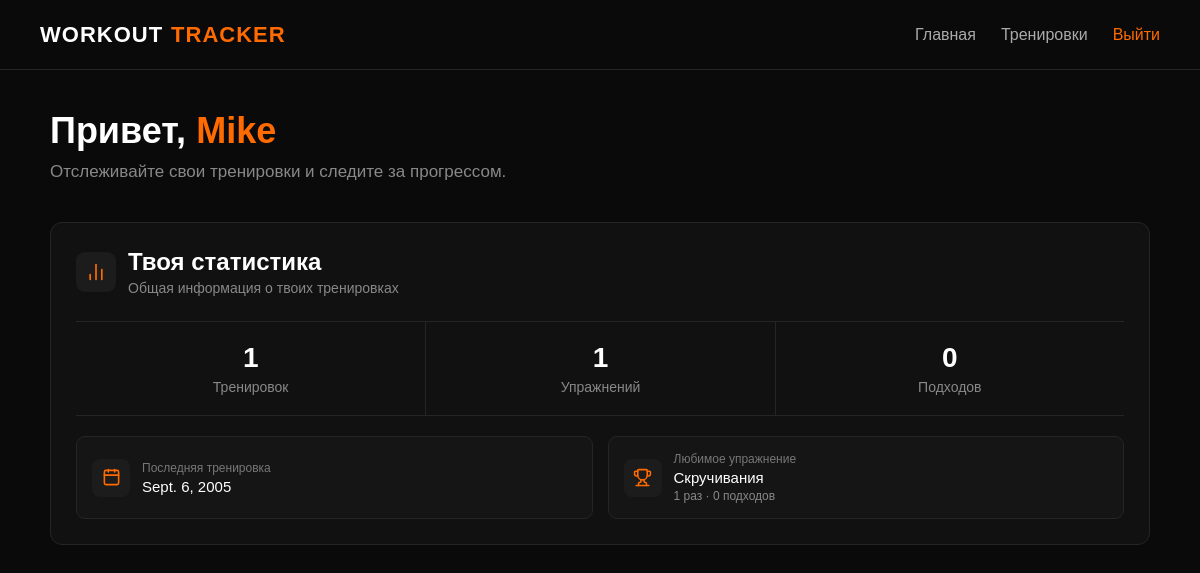
The app's page / (signed in), older data.
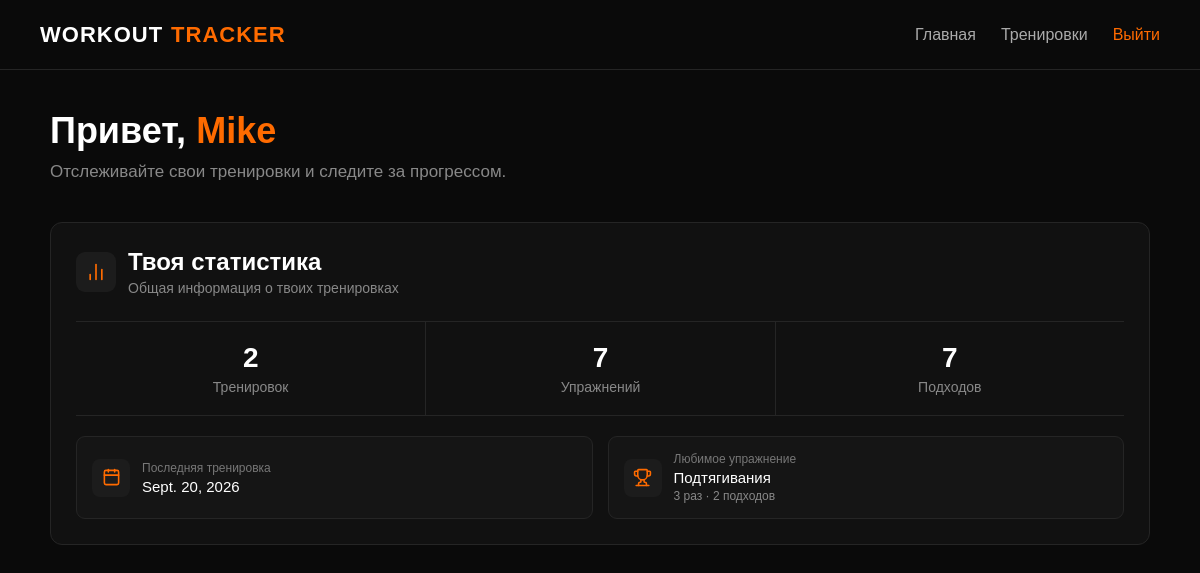
The same page, newer data.
### workouts/models.py (models this page shows, shortened)
class Workout(models.Model):
    name = models.CharField(max_length=50)
    date = models.DateField()
    user = models.ForeignKey(User, on_delete=models.CASCADE)

class Exercise(models.Model):
    name = models.CharField(max_length=100)
    muscle_group = models.ForeignKey(
        MuscleGroup,
        on_delete=models.CASCADE
    )

### workouts/views.py (the view)
# urls.py: path('', home_view, name='home'),
def home_view(request):
    if request.user.is_authenticated:
        user = request.user
        workouts_count = Workout.objects.filter(user=user).count()
        exercises_count = WorkoutExercise.objects.filter(workout__user=user).count()
        sets_count = Set.objects.filter(workout_exercise__workout__user=user).count()
        last_workout = Workout.objects.filter(
            user=user
        ).order_by('-date').first()
        last_workout_date = last_workout.date if last_workout else None
        fav_exercises = WorkoutExercise.objects.filter(workout__user=user).values(
            'exercise', 'exercise__name'
        ).annotate(
            count = Count('exercise')
        ).order_by('-count')
        for fe in fav_exercises:
            print(fe)
        fav_exercise = fav_exercises.first()
        set_fav_exercise = 0
        if fav_exercise:
            set_fav_exercise = Set.objects.filter(
                workout_exercise__workout__user=user,
                workout_exercise__exercise=fav_exercise['exercise']
            ).count()
        context = {
            'workouts_count': workouts_count,
            'exercises_count': exercises_count,
            'sets_count': sets_count,
            'last_workout_date': last_workout_date,
            'fav_exercise': fav_exercise,
            'set_fav_exercise': set_fav_exercise
        }
        return render(request, 'workouts/home.html', context)
    return redirect('login')

### workouts/templates/workouts/home.html (shortened to what this page needs)
{% extends 'workouts/base.html' %}
{% block content %}
<div class="home-container">
    <section class="welcome">
        <h1>
            Привет, <span class="accent">{{ user.username }}</span>
        </h1>
        <p>
            Отслеживайте свои тренировки и следите за прогрессом.
        </p>
    </section>
    <div class="card statistics-card">
        <div class="statistics-header">
            <div class="section-icon">
                <i data-lucide="chart-no-axes-column"></i>
            </div>
            <div>
                <h2>Твоя статистика</h2>
                <p>Общая информация о твоих тренировках</p>
            </div>
        </div>
        <div class="statistics-grid">
            <div class="stat-item">
                <span class="stat-value">{{ workouts_count }}</span>
                <span class="stat-label">Тренировок</span>
            </div>
            <div class="stat-item">
                <span class="stat-value">{{ exercises_count }}</span>
                <span class="stat-label">Упражнений</span>
            </div>
            <div class="stat-item">
                <span class="stat-value">{{ sets_count }}</span>
                <span class="stat-label">Подходов</span>
            </div>
        </div>
        <div class="statistics-details">
            <div class="stat-detail">
                <div class="stat-detail-icon">
                    <i data-lucide="calendar"></i>
                </div>
                <div>
                    <span class="stat-detail-label">
                        Последняя тренировка
                    </span>
                    <span class="stat-detail-value">
                        {{ last_workout_date }}
                    </span>
                </div>
            </div>
            {% if fav_exercise %}
                <div class="stat-detail">
                    <div class="stat-detail-icon">
                        <i data-lucide="trophy"></i>
                    </div>
                    <div>
                        <span class="stat-detail-label">
                            Любимое упражнение
                        </span>
                        <span class="stat-detail-value">
                            {{ fav_exercise.exercise__name }}
                        </span>
                        <span class="stat-detail-extra">
                            {{ fav_exercise.count }} раз ·
                            {{ set_fav_exercise }} подходов
                        </span>
                    </div>
                </div>
            {% endif %}
        </div>
    </div>
</div>
{% endblock %}

Row changes from the older to the newer data that the page shows:
removed Workout: date "Sept. 6, 2005"
no longer on this page (row unchanged): Exercise: exercise__name "Скручивания"
added Workout: date "Sept. 20, 2026"
now on this page (row unchanged): Exercise: exercise__name "Подтягивания"
Text that changed along with them:
{{ workouts_count }}: "1" → "2"
{{ exercises_count }}: "1" → "7"
{{ sets_count }}: "0" → "7"
{{ fav_exercise.count }}: "1" → "3"
{{ set_fav_exercise }}: "0" → "2"
